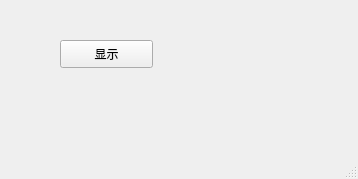
<?xml version="1.0" encoding="UTF-8"?>
<ui version="4.0">
 <class>QThreadTestClass</class>
 <widget class="QMainWindow" name="QThreadTestClass">
  <property name="geometry">
   <rect>
    <x>0</x>
    <y>0</y>
    <width>358</width>
    <height>179</height>
   </rect>
  </property>
  <property name="windowTitle">
   <string>QThreadTest</string>
  </property>
  <widget class="QWidget" name="centralWidget">
   <widget class="QPushButton" name="pushButtonShow">
    <property name="geometry">
     <rect>
      <x>60</x>
      <y>40</y>
      <width>93</width>
      <height>28</height>
     </rect>
    </property>
    <property name="text">
     <string>显示</string>
    </property>
   </widget>
  </widget>
  <widget class="QStatusBar" name="statusBar"/>
 </widget>
 <layoutdefault spacing="6" margin="11"/>
 <resources>
  <include location="qthreadtest.qrc"/>
 </resources>
 <connections/>
</ui>
